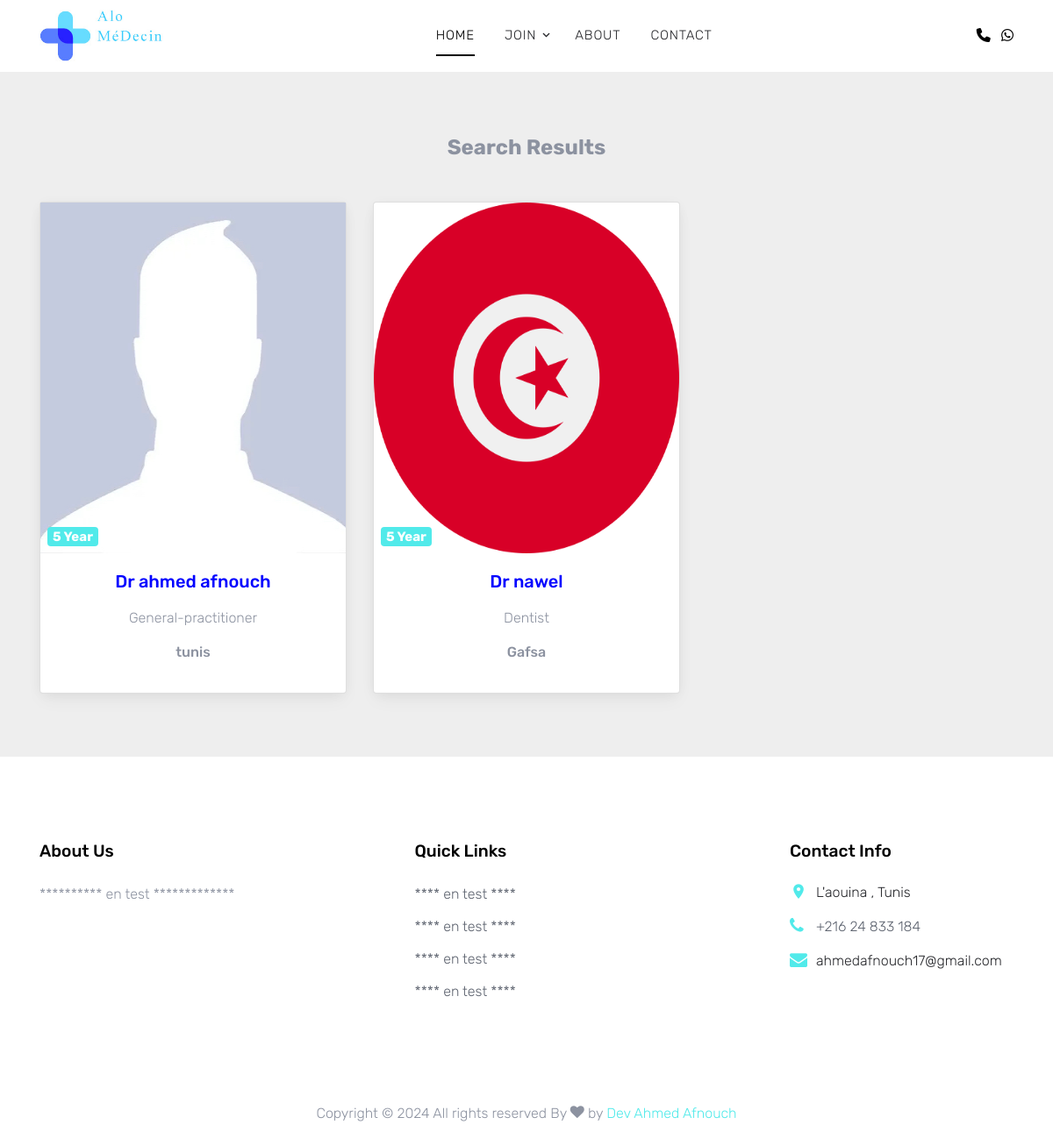
The app's page /search/ with its own data.
### Registration/models.py (models this page shows, shortened)
class doctorProfile(models.Model):
    GENDER_CHOICES = [
        ('M', 'Male'),
        ('F', 'Female'),
        ('O', 'Other'),
    ]
    SPECIALIZATION_CHOICES = [
        ('p_general-practitioner', 'General Practitioner'),
        ('p_dentist', 'Dentist'),
        ('p_therapeutic-reflexologist', 'Therapeutic Reflexologist'),
        ('p_acoustician-hearing-aid', 'Acoustician (Hearing Aid)'),
        ('p_aesthetic-practitioner', 'Aesthetic Practitioner'),
        ('p_aesthetic-and-wellness', 'Aesthetic and Wellness'),
        ('p_allergy-specialist', 'Allergy Specialist'),
        ('p_anaesthesiologist', 'Anaesthesiologist'),
        ('p_anaesthetist', 'Anaesthetist'),
        ('p_audiologist', 'Audiologist'),
        ('p_baby-clinic', 'Baby Clinic'),
        ('p_biokineticist', 'Biokineticist'),
        ('p_cardiologist', 'Cardiologist'),
        ('p_chiropractor', 'Chiropractor'),
        ('p_clinic', 'Clinic'),
        ('p_clinical-haematologist', 'Clinical Haematologist'),
        ('p_clinical-neurophysiologist', 'Clinical Neurophysiologist'),
        ('p_clinical-nurse', 'Clinical Nurse'),
        ('p_clinical-pathologist', 'Clinical Pathologist'),
        ('p_clinical-practitioner', 'Clinical Practitioner'),
        ('p_clinical-psychologist', 'Clinical Psychologist'),
        ('p_clinical-services', 'Clinical Services'),
        ('p_clinical-social-worker', 'Clinical Social Worker'),
        ('p_clinical-technologist', 'Clinical Technologist'),
        ('p_clinical-technologist-pulmonology', 'Clinical Technologist - Pulmonology'),
        ('p_colon-hydrotherapist', 'Colon Hydrotherapist'),
        ('p_counselling-psychologist', 'Counselling Psychologist'),
        ('p_counsellor', 'Counsellor'),
        ('p_dental-surgeon', 'Dental Surgeon'),
        ('p_dental-therapist', 'Dental Therapist'),
        ('p_dentistry', 'Dentistry'),
        ('p_dermatologist', 'Dermatologist'),
        ('p_dietician', 'Dietician'),
        ('p_dietician-nutritionist', 'Dietician / Nutritionist'),
        ('p_doctor', 'Doctor'),
        ('p_ear-nose-throat-specialist', 'Ear, Nose & Throat Specialist'),
        ('p_educational-psychologist', 'Educational Psychologist'),
        ('p_endocrinologist', 'Endocrinologist'),
        ('p_family-physician', 'Family Physician'),
        ('p_family-practice', 'Family Practice'),
        ('p_forensic-psychologist', 'Forensic Psychologist'),
        ('p_functional-medicine-practitioner', 'Functional Medicine Practitioner'),
        ('p_gp', 'GP'),
        ('p_gastroenterologist', 'Gastroenterologist'),
        ('p_general-practice', 'General Practice'),
        ('p_general-surgeon', 'General Surgeon'),
        ('p_genetic-counsellor', 'Genetic Counsellor'),
        ('p_group-practice-multi-disciplinary', 'Group Practice: Multi Disciplinary'),
        ('p_gynaecologist', 'Gynaecologist'),
        ('p_hiv-clinician', 'HIV Clinician'),
        ('p_haematology', 'Haematology'),
        ('p_head-and-neck-surgeon', 'Head and Neck Surgeon'),
        ('p_health-and-wellness-coach', 'Health and Wellness Coach'),
        ('p_hearing-aid-acoustician', 'Hearing Aid Acoustician'),
        ('p_homeopath', 'Homeopath'),
        ('p_integrative-general-practitioner', 'Integrative General Practitioner'),
        ('p_integrative-medicine-practitioner', 'Integrative Medicine Practitioner'),
        ('p_interventional-radiologist', 'Interventional Radiologist'),
        ('p_lab-diagnostics', 'Lab Diagnostics'),
        ('p_life-coach', 'Life Coach'),
        ('p_live-blood-analysis-practitioner', 'Live Blood Analysis Practitioner'),
        ('p_live-blood-analyst', 'Live Blood Analyst'),
        ('p_marriage-counsellor', 'Marriage Counsellor'),
        ('p_maxillo-facial-and-oral-surgery', 'Maxillo Facial And Oral Surgery'),
        ('p_maxillofacial-surgeon', 'Maxillofacial Surgeon'),
        ('p_medical-oncologist', 'Medical Oncologist'),
        ('p_medical-technologist', 'Medical Technologist'),
        ('p_midwife', 'Midwife'),
        ('p_nephrologist', 'Nephrologist'),
        ('p_neurologist', 'Neurologist'),
        ('p_neuropsychologist', 'Neuropsychologist'),
        ('p_neurosurgeon', 'Neurosurgeon'),
        ('p_nurse', 'Nurse'),
        ('p_obstetrician', 'Obstetrician'),
        ('p_obstetrics-and-gynaecologist', 'Obstetrics And Gynaecologist'),
        ('p_occupational-health-nurse-practitioner', 'Occupational Health Nurse Practitioner'),
        ('p_occupational-health-physician', 'Occupational Health Physician'),
        ('p_occupational-practitioner', 'Occupational Practitioner'),
        ('p_occupational-therapist', 'Occupational Therapist'),
        ('p_oncologist', 'Oncologist'),
        ('p_ophthalmologist', 'Ophthalmologist'),
        ('p_optometrist', 'Optometrist'),
        ('p_oral-hygienist', 'Oral Hygienist'),
        ('p_orthodontist', 'Orthodontist'),
        ('p_orthopaedic-surgeon', 'Orthopaedic Surgeon'),
        ('p_orthotist-prosthetist', 'Orthotist & Prosthetist'),
        ('p_otolaryngologist', 'Otolaryngologist'),
        ('p_paediatric-dermatologist', 'Paediatric Dermatologist'),
        ('p_paediatric-general-practitioner', 'Paediatric General Practitioner'),
        ('p_paediatric-surgeon', 'Paediatric Surgeon'),
        ('p_paediatrician', 'Paediatrician'),
        ('p_periodontist', 'Periodontist'),
        ('p_physician', 'Physician'),
        ('p_physiotherapist', 'Physiotherapist'),
        ('p_plastic-surgeon', 'Plastic Surgeon'),
        ('p_podiatrist', 'Podiatrist'),
        ('p_primary-care-physician', 'Primary Care Physician'),
        ('p_primary-healthcare-clinic', 'Primary Healthcare Clinic'),
        ('p_primary-healthcare-nurse', 'Primary Healthcare Nurse'),
        ('p_prosthodontist', 'Prosthodontist'),
        ('p_psychiatrist', 'Psychiatrist'),
        ('p_psychologist', 'Psychologist'),
    ]
    user = models.OneToOneField(User, on_delete=models.CASCADE, primary_key=True)
    name = models.CharField(max_length=100, default="")
    gender = models.CharField(max_length=1, choices=GENDER_CHOICES, default="")
    specialization = models.CharField(max_length=50, choices=SPECIALIZATION_CHOICES, default="")
    qualifications = models.CharField(max_length=200, default="")
    experience = models.PositiveIntegerField(default=0)
    contact_number = models.CharField(max_length=15, default="")
    email = models.EmailField(default="")
    address = models.CharField(max_length=100, default="")
    biography = models.TextField(default="")
    languages_spoken = models.CharField(max_length=100, default="")
    hospital_affiliations = models.CharField(max_length=200, default="")
    profile_pic = models.ImageField(upload_to='doctor_profile_pics/', default="default.jpg")
    latitude = models.CharField(max_length=100,default="0000")
    longitude = models.CharField(max_length=100,default="0000")
    @property
    def get_formatted_specialization_display(self):
        return self.specialization[2:].capitalize() if self.specialization.startswith('p_') else self.specialization

### healthfinda/views.py (the view)
# urls.py: path('search/', search_doctors, name='search_doctors'),
def search_doctors(request):
    speciality = request.GET.get('speciality')
    address = request.GET.get('address')
    name = request.GET.get('name')
    doctors = doctorProfile.objects.all()
    if speciality:
        doctors = doctors.filter(Q(specialization__icontains=speciality))
    if address:
        doctors = doctors.filter(Q(address__icontains=address))
    if name:
        doctors = doctors.filter(Q(name__icontains=name))
    context = {'doctors': doctors}
    return render(request, 'pages/search_results.html', context)

### templates/pages/search_results.html (shortened to what this page needs)
{% extends "basic.html" %}
{% block content %}
<section style="background-color: #eee;">
    <div class="text-center container py-5">
      <h4 class="mt-4 mb-5"><strong>Search Results</strong></h4>
      <div class="row">
        {% for doctor in doctors %}
        <div class="col-lg-4 col-md-12 mb-4">
            <a href="/doctor/{{doctor.id}}/">
          <div class="card">
            <div class=" hover-zoom ripple ripple-surface ripple-surface-light"
              data-mdb-ripple-color="light">
              <img src="/media/{{doctor.profile_pic}}"
                class="w-100" style="height:50vh;"/>
              <a href="/doctor/{{doctor.name}}/">
                <div class="mask">
                  <div class="d-flex justify-content-start align-items-end h-100">
                    <h5><span class="badge bg-primary ms-2">{{doctor.experience}} Year</span></h5>
                  </div>
                </div>
              </a>
            </div>
            <div class="card-body">
              <a href="" class="text-reset">
                <h5 class="card-title mb-3" style="color:blue;">Dr {{doctor.name}}</h5>
              </a>
              <a href="" class="text-reset">
                <p>{{doctor.get_formatted_specialization_display}}</p>
              </a>
              <h6 class="mb-3">{{doctor.address}}</h6>
            </div>
          </div>
        </a>
        </div>
        {% empty %}
        <p>No doctors found.</p>
        {% endfor %}
      </div>
    </div>
  </section>
{% endblock %}

### static/css/style.css (style rules this page uses)
body { line-height: 1.7; color: #8c92a0; font-weight: 300; font-size: 16px; }
a { -webkit-transition: .3s all ease; -o-transition: .3s all ease; transition: .3s all ease; }

### records on screen
doctorProfile: profile_pic (picture), experience "5", name "ahmed afnouch", formatted_specialization "General-practitioner", address "tunis"
doctorProfile: profile_pic (picture), experience "5", name "nawel", formatted_specialization "Dentist", address "Gafsa"
